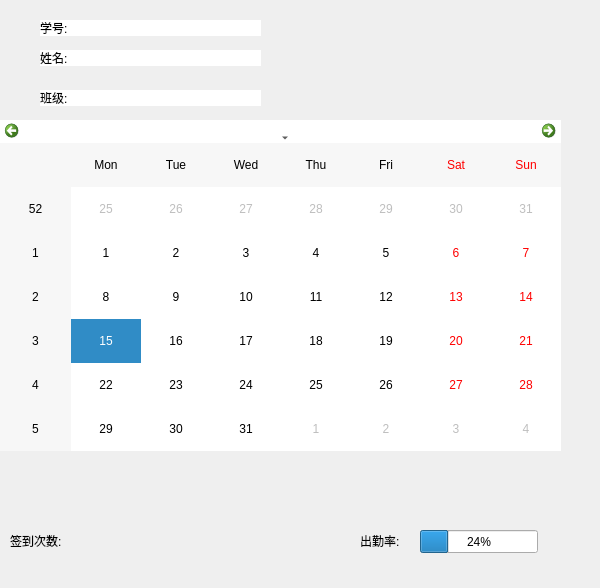
<?xml version="1.0" encoding="UTF-8"?>
<ui version="4.0">
 <class>Person</class>
 <widget class="QWidget" name="Person">
  <property name="geometry">
   <rect>
    <x>0</x>
    <y>0</y>
    <width>600</width>
    <height>588</height>
   </rect>
  </property>
  <property name="windowTitle">
   <string>Form</string>
  </property>
  <property name="styleSheet">
   <string notr="true"/>
  </property>
  <widget class="QWidget" name="widget" native="true">
   <property name="geometry">
    <rect>
     <x>-10</x>
     <y>0</y>
     <width>611</width>
     <height>601</height>
    </rect>
   </property>
   <property name="styleSheet">
    <string notr="true">background:url(:/new/prefix1/1.png)</string>
   </property>
   <widget class="QLabel" name="label">
    <property name="geometry">
     <rect>
      <x>50</x>
      <y>20</y>
      <width>221</width>
      <height>16</height>
     </rect>
    </property>
    <property name="styleSheet">
     <string notr="true">background:rgb(255, 255, 255)</string>
    </property>
    <property name="text">
     <string>学号:</string>
    </property>
   </widget>
   <widget class="QLabel" name="label_2">
    <property name="geometry">
     <rect>
      <x>50</x>
      <y>50</y>
      <width>221</width>
      <height>16</height>
     </rect>
    </property>
    <property name="styleSheet">
     <string notr="true">background:rgb(255, 255, 255)</string>
    </property>
    <property name="text">
     <string>姓名:</string>
    </property>
   </widget>
   <widget class="QLabel" name="label_3">
    <property name="geometry">
     <rect>
      <x>50</x>
      <y>90</y>
      <width>221</width>
      <height>16</height>
     </rect>
    </property>
    <property name="styleSheet">
     <string notr="true">background:rgb(255, 255, 255)</string>
    </property>
    <property name="text">
     <string>班级:</string>
    </property>
   </widget>
   <widget class="QCalendarWidget" name="calendarWidget">
    <property name="geometry">
     <rect>
      <x>10</x>
      <y>120</y>
      <width>561</width>
      <height>331</height>
     </rect>
    </property>
    <property name="styleSheet">
     <string notr="true">background:rgb(255, 255, 255)</string>
    </property>
   </widget>
   <widget class="QProgressBar" name="progressBar">
    <property name="geometry">
     <rect>
      <x>430</x>
      <y>530</y>
      <width>118</width>
      <height>23</height>
     </rect>
    </property>
    <property name="value">
     <number>24</number>
    </property>
   </widget>
   <widget class="QLabel" name="label_5">
    <property name="geometry">
     <rect>
      <x>370</x>
      <y>530</y>
      <width>72</width>
      <height>21</height>
     </rect>
    </property>
    <property name="text">
     <string>出勤率:</string>
    </property>
   </widget>
   <widget class="QLabel" name="label_4">
    <property name="geometry">
     <rect>
      <x>20</x>
      <y>530</y>
      <width>131</width>
      <height>21</height>
     </rect>
    </property>
    <property name="text">
     <string>签到次数:</string>
    </property>
   </widget>
  </widget>
 </widget>
 <resources/>
 <connections/>
</ui>
